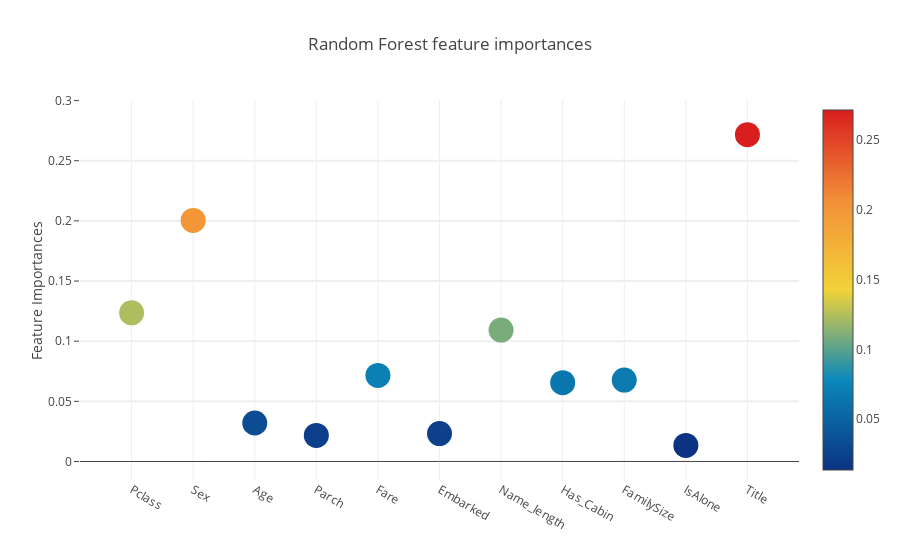
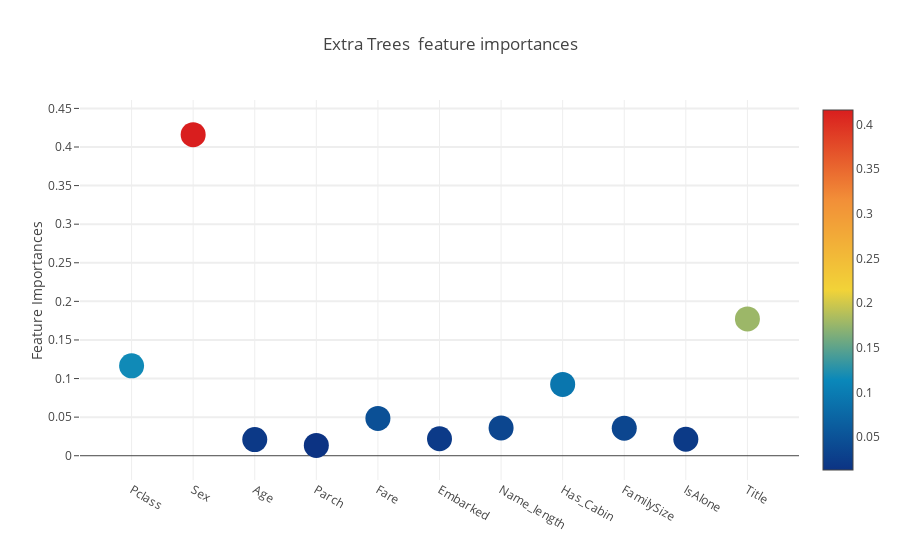
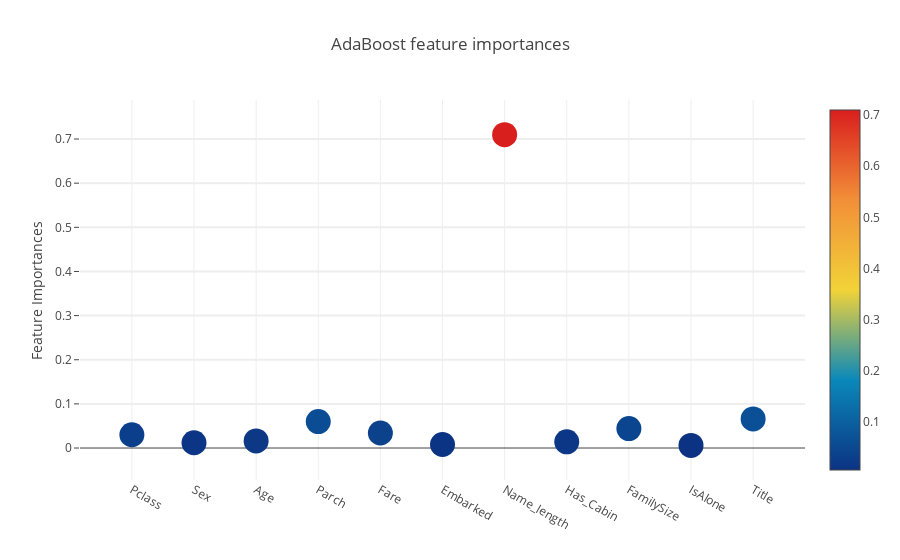
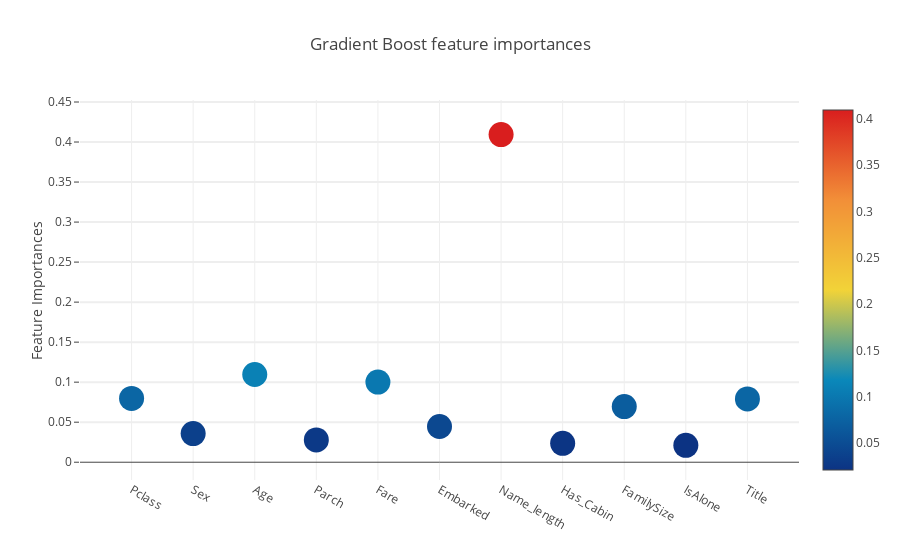

The cell these charts' notebook holds for them, in order:
### Markdown cell above
* Scatter Plot using Plotly

### Code cell
cols = feature_dataframe.columns.values[1:].tolist()  # features컬럼은 상수로 고정시키고 그 다음부터만 가져옴

for col in cols:
    
    trace = go.Scatter(
    y = feature_dataframe[col].values,
    x = feature_dataframe["features"].values,
    mode="markers",
    marker=dict(
        sizemode="diameter",
        sizeref = 1,
        size = 25,
        #       size= feature_dataframe['AdaBoost feature importances'].values,
        #color = np.random.randn(500), #set color equal to a variable
        color = feature_dataframe[col].values,
        colorscale = "Portland",
        showscale=True
    ),
    text = feature_dataframe["features"].values    
    )
    data = [trace]
    layout = go.Layout(
        autosize = True,
        title = col,
        hovermode="closest",
        #     xaxis= dict(
        #         title= 'Pop',
        #         ticklen= 5,
        #         zeroline= False,
        #         gridwidth= 2,
        #     ),
        yaxis = dict(
            title="Feature Importances",
            ticklen = 5,
            gridwidth = 2
        ),
        showlegend = False    
    )

    fig = go.Figure(data = data, layout =layout)
    py.iplot(fig, filename='Scatter2010')

### Figure 1 — Plotly figure (JSON) as saved in the notebook; plotly's stock layout.template omitted (floating-point values rounded to 4 significant figures)
{"data": [{"marker": {"color": [0.1236, 0.2004, 0.03201, 0.02168, 0.07154, 0.02323, 0.1093, 0.06555, 0.06769, 0.01339, 0.2717], "colorscale": "Portland", "showscale": true, "size": 25, "sizemode": "diameter", "sizeref": 1}, "mode": "markers", "text": ["Pclass", "Sex", "Age", "Parch", "Fare", "Embarked", "Name_length", "Has_Cabin", "FamilySize", "IsAlone", "Title"], "type": "scatter", "x": ["Pclass", "Sex", "Age", "Parch", "Fare", "Embarked", "Name_length", "Has_Cabin", "FamilySize", "IsAlone", "Title"], "y": [0.1236, 0.2004, 0.03201, 0.02168, 0.07154, 0.02323, 0.1093, 0.06555, 0.06769, 0.01339, 0.2717]}], "layout": {"autosize": true, "hovermode": "closest", "showlegend": false, "title": "Random Forest feature importances", "yaxis": {"gridwidth": 2, "ticklen": 5, "title": "Feature Importances"}}}

### Figure 2 — Plotly figure (JSON) as saved in the notebook; plotly's stock layout.template omitted (floating-point values rounded to 4 significant figures)
{"data": [{"marker": {"color": [0.1165, 0.416, 0.02097, 0.01342, 0.0483, 0.02201, 0.03609, 0.09238, 0.03569, 0.02137, 0.1772], "colorscale": "Portland", "showscale": true, "size": 25, "sizemode": "diameter", "sizeref": 1}, "mode": "markers", "text": ["Pclass", "Sex", "Age", "Parch", "Fare", "Embarked", "Name_length", "Has_Cabin", "FamilySize", "IsAlone", "Title"], "type": "scatter", "x": ["Pclass", "Sex", "Age", "Parch", "Fare", "Embarked", "Name_length", "Has_Cabin", "FamilySize", "IsAlone", "Title"], "y": [0.1165, 0.416, 0.02097, 0.01342, 0.0483, 0.02201, 0.03609, 0.09238, 0.03569, 0.02137, 0.1772]}], "layout": {"autosize": true, "hovermode": "closest", "showlegend": false, "title": "Extra Trees  feature importances", "yaxis": {"gridwidth": 2, "ticklen": 5, "title": "Feature Importances"}}}

### Figure 3 — Plotly figure (JSON) as saved in the notebook; plotly's stock layout.template omitted (floating-point values rounded to 4 significant figures)
{"data": [{"marker": {"color": [0.03, 0.012, 0.016, 0.06, 0.034, 0.008, 0.71, 0.014, 0.044, 0.006, 0.066], "colorscale": "Portland", "showscale": true, "size": 25, "sizemode": "diameter", "sizeref": 1}, "mode": "markers", "text": ["Pclass", "Sex", "Age", "Parch", "Fare", "Embarked", "Name_length", "Has_Cabin", "FamilySize", "IsAlone", "Title"], "type": "scatter", "x": ["Pclass", "Sex", "Age", "Parch", "Fare", "Embarked", "Name_length", "Has_Cabin", "FamilySize", "IsAlone", "Title"], "y": [0.03, 0.012, 0.016, 0.06, 0.034, 0.008, 0.71, 0.014, 0.044, 0.006, 0.066]}], "layout": {"autosize": true, "hovermode": "closest", "showlegend": false, "title": "AdaBoost feature importances", "yaxis": {"gridwidth": 2, "ticklen": 5, "title": "Feature Importances"}}}

### Figure 4 — Plotly figure (JSON) as saved in the notebook; plotly's stock layout.template omitted (floating-point values rounded to 4 significant figures)
{"data": [{"marker": {"color": [0.07968, 0.03579, 0.1096, 0.02785, 0.1001, 0.04458, 0.4093, 0.02355, 0.06949, 0.02104, 0.07906], "colorscale": "Portland", "showscale": true, "size": 25, "sizemode": "diameter", "sizeref": 1}, "mode": "markers", "text": ["Pclass", "Sex", "Age", "Parch", "Fare", "Embarked", "Name_length", "Has_Cabin", "FamilySize", "IsAlone", "Title"], "type": "scatter", "x": ["Pclass", "Sex", "Age", "Parch", "Fare", "Embarked", "Name_length", "Has_Cabin", "FamilySize", "IsAlone", "Title"], "y": [0.07968, 0.03579, 0.1096, 0.02785, 0.1001, 0.04458, 0.4093, 0.02355, 0.06949, 0.02104, 0.07906]}], "layout": {"autosize": true, "hovermode": "closest", "showlegend": false, "title": "Gradient Boost feature importances", "yaxis": {"gridwidth": 2, "ticklen": 5, "title": "Feature Importances"}}}
